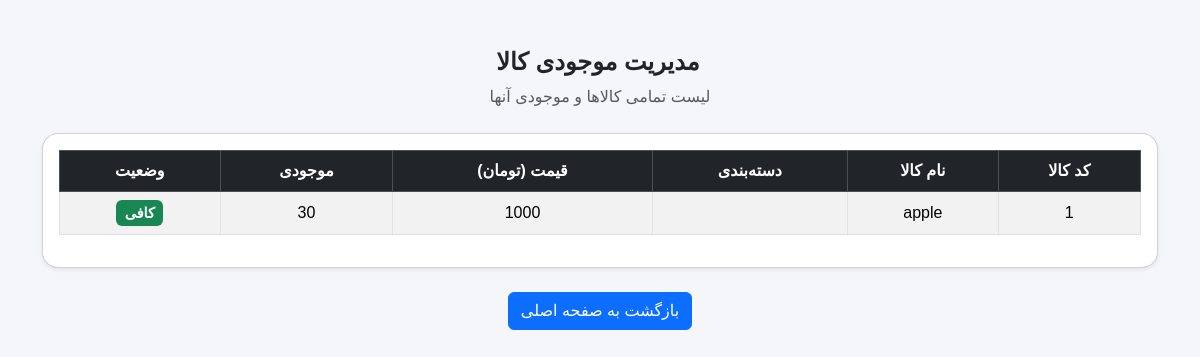
The app's page /inventory/, older data.
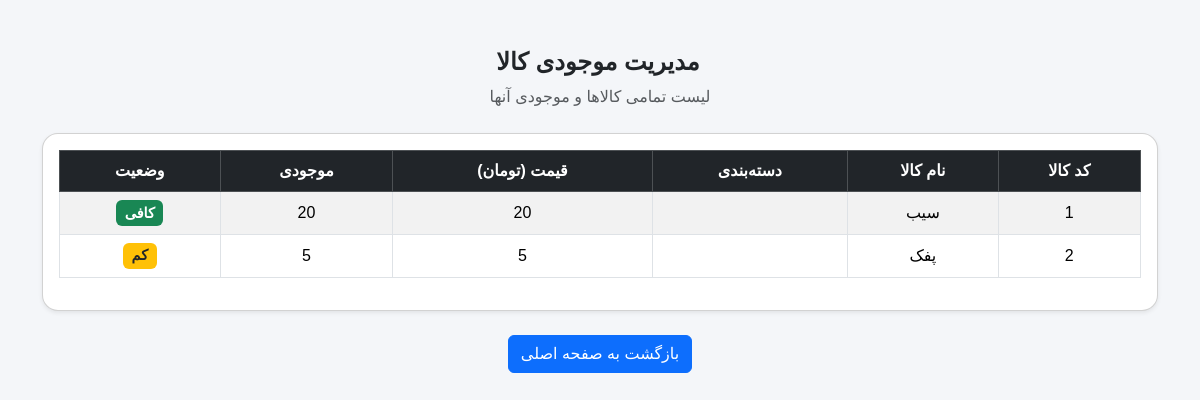
The same page, newer data.
### core/models.py (models this page shows, shortened)
class Product(models.Model):
    name = models.CharField(max_length=200)
    category = models.ForeignKey(SubCategory, on_delete=models.PROTECT)
    price = models.IntegerField()  # تومان
    stock = models.IntegerField(default=0)

### core/views.py (the view)
# urls.py: path('inventory/', inventory, name='inventory'),
def inventory(request):
    products = Product.objects.all()
    return render(request, 'inventory.html', {
        'products': products
    })

### templates/inventory.html (shortened to what this page needs)
<!DOCTYPE html>
<html lang="fa" dir="rtl">
<head>
    <link href="https://cdn.jsdelivr.net/npm/bootstrap@5.3.2/dist/css/bootstrap.rtl.min.css" rel="stylesheet">
    <link href="https://cdn.jsdelivr.net/gh/rastikerdar/vazirmatn@v33.003/Vazirmatn-font-face.css" rel="stylesheet">
</head>
<body>
<div class="container py-5">
    <div class="mb-4 text-center">
        <h4 class="fw-bold">
            مدیریت موجودی کالا
        </h4>
        <p class="text-muted">لیست تمامی کالاها و موجودی آنها</p>
    </div>
    <div class="card shadow-sm p-3 mb-4">
        <div class="table-responsive">
            <table class="table table-bordered table-striped align-middle">
                <thead class="table-dark">
                    <tr>
                        <th>کد کالا</th>
                        <th>نام کالا</th>
                        <th>دسته‌بندی</th>
                        <th>قیمت (تومان)</th>
                        <th>موجودی</th>
                        <th>وضعیت</th>
                    </tr>
                </thead>
                <tbody>
                    {% for product in products %}
                    <tr>
                        <td>{{ product.id }}</td>
                        <td>{{ product.name }}</td>
                        <td>{{ product.subcategory.name }}</td>
                        <td>{{ product.price }}</td>
                        <td>{{ product.stock }}</td>
                        <td>
                            {% if product.stock == 0 %}
                                <span class="badge bg-danger status-badge">ناموجود</span>
                            {% elif product.stock <= 5 %}
                                <span class="badge bg-warning text-dark status-badge">کم</span>
                            {% else %}
                                <span class="badge bg-success status-badge">کافی</span>
                            {% endif %}
                        </td>
                    </tr>
                    {% endfor %}
                </tbody>
            </table>
        </div>
    </div>
    <div class="text-center">
        <a href="{% url 'home' %}" class="btn btn-primary">
            بازگشت به صفحه اصلی
        </a>
    </div>
</div>
</body>
</html>

### templates/inventory.html (style rules this page uses)
body { background-color: #f4f6f9; font-family: Vazirmatn, sans-serif; }
.card { border-radius: 16px; }
.table th, .table td { vertical-align: middle; text-align: center; }
.status-badge { font-size: 0.9rem; padding: 0.4em 0.6em; }

Row changes from the older to the newer data that the page shows:
changed Product id 1: name "apple" → "سیب"; price "1000" → "20"; stock "30" → "20"
added Product: id "2", name "پفک", price "5", stock "5", shows "کم"
